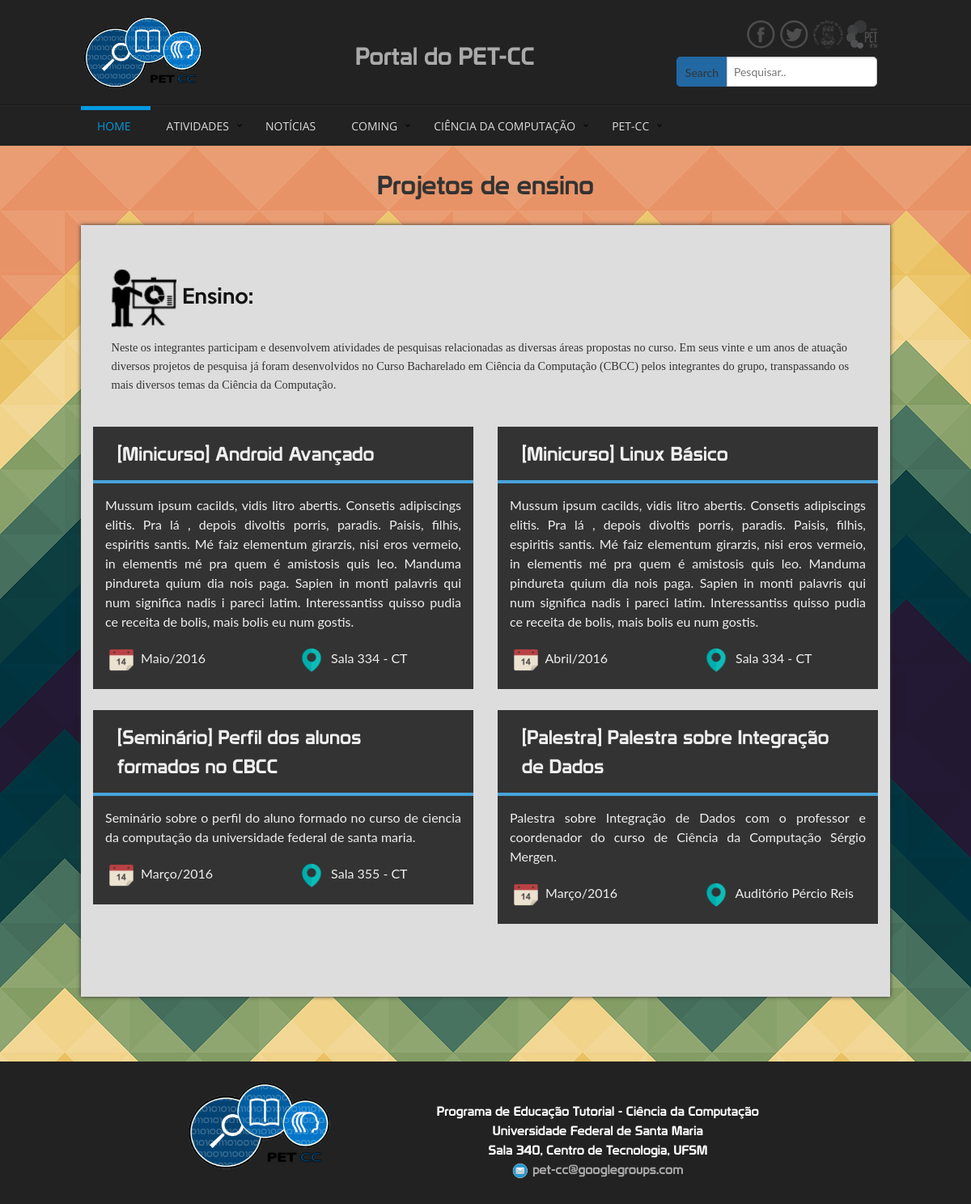
The app's page /projetos/ensino/, older data.
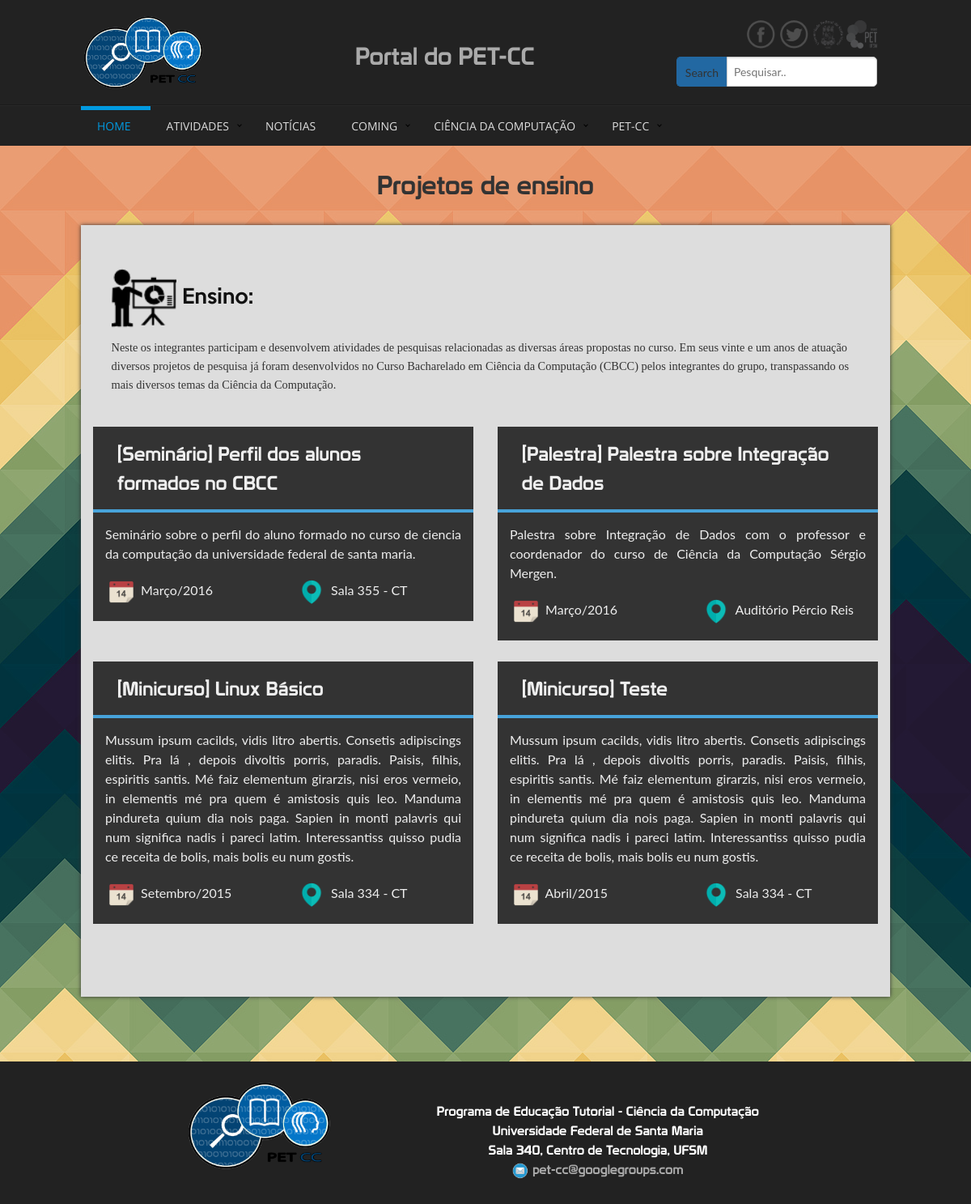
The same page, newer data.
### atividades/models.py (models this page shows, shortened)
class Atividade(models.Model):
    nome = models.CharField(max_length=150)
    carga = models.IntegerField()
    local = models.CharField(max_length=150, default="")
    slug = models.SlugField(max_length=100, blank=True, unique=True)
    data_inicial = models.DateField(
            default=datetime.now,
            blank=False
    )
    data_final = models.DateField(
            default=datetime.now,
            blank=False
    )
    hora_inicial = models.TimeField(
        default=datetime.now(),
        blank=False
    )
    hora_final = models.TimeField(
        default=datetime.now(),
        blank=False
    )
    data_definida = models.BooleanField(default=False)
    certificado_disponivel = models.BooleanField(default=False)
    inscricao_aberta = models.BooleanField(default=False)
    maximo_inscritos = models.IntegerField(default=30, blank=True)
    tipo = models.CharField(max_length=50, choices=(('MN', 'Minicurso'), ('PEC', 'PEC'), ('SEM', 'Seminario'),
                                                    ('TA', 'Topico de Apoio'), ('PESQ', 'Pesquisa'),
                                                    ('EX', 'Extensao'), ('OU', 'Outro')), default='OU')
    organizacao = models.CharField(max_length=100, default="PET - Ciência da Computação", blank=False, null=False)
    descricao = models.TextField()
    aviso = models.TextField(default="", blank=True)
    integrantes = models.CharField(max_length=150, blank=True, default="", help_text="Usar para projetos de pesquisa, "
                                                                                     "indicando os participantes do"
                                                                                     "projeto.")
    class Meta:
        ordering = ['-data_inicial']

### projetos/views.py (the view)
def ensino(request):
    prj = Atividade.objects.filter(tipo='MN') | Atividade.objects.filter(tipo='PEC') | \
          Atividade.objects.filter(tipo='SEM') | Atividade.objects.filter(tipo='TA') | \
          Atividade.objects.filter(tipo='OU')
    return render(request, 'projetos/ensino.html', {'prj': prj})

### atividades/templatetags/atividades_extra.py (called while the page is built)
@register.filter(name='tipomin')
def tipomin(value):
    return tipos[value]

### projetos/templates/projetos/ensino.html (shortened to what this page needs)
{% extends 'base/base.html' %}
{% load endless %}
{% load atividades_extra %}
{% block cabecalho %}
    {% include 'home/cabecalho.html' %}
{% endblock %}
{% block precorpo %}
	<div class="container text-center" style="padding-top:25px; padding-bottom:25px; color:#333; font-size:32px; font-family: 'Prototype">
        Projetos de ensino
    </div>
{% endblock %}
{% block corpo %}
<div class="container" style="color:#111; padding-bottom:30px;">
	<div class="medium-11 large-10 columns small-centered" style="background-color:#ddd; box-shadow:0px 0px 5px #333; padding-bottom:60px;">
		<div class="row" id="ensino" style="padding-top:50px;">
			<div class="small-12 columns">
				<div class="row" style="padding-bottom:20px;">
					<div class="small-12 columns lemon" style="font-size:24px; line-height:50px;">
                        <img src="/media/img/icons/ensino.png" width="80" alt=""> Ensino:
                        <p style="font-size:60%; font-family:'Trebuchet MS'; padding-top:10px; color:#333">Neste os integrantes participam e desenvolvem atividades de pesquisas relacionadas as diversas áreas propostas no curso. Em seus vinte e um anos de atuação diversos projetos de pesquisa já foram desenvolvidos no Curso Bacharelado em Ciência da Computação (CBCC) pelos integrantes do grupo, transpassando os mais diversos temas da Ciência da Computação.</p>
					</div>
				</div>
				<div class="row">
					{% for projeto in prj %}
					{% if forloop.counter0|divisibleby:'2' %}
						{% if forloop.first %}
							<div class="row">
						{% else %}
							<div class="row" style="margin-top:26px;">
						{% endif %}
					{% endif %}
						<div class="medium-9 medium-centered large-uncentered large-6 columns">
							<div class="small-12 columns minicurso" style="padding-bottom:16px;">
								<a href="/atividades/{{projeto.slug}}" style="color:#eee"><div class="row m_titulo">
									<div class="small-12 columns prototype">
										[{{projeto.tipo|tipomin}}] {{projeto.nome}}
									</div>
								</div></a>
								<div class="row">
									<hr style="padding:0; margin:0; border:2px solid #47a3da;">
								</div>
								<div class="row m_conteudo text-justify">
									{{projeto.descricao|striptags}}
								</div>
								<div class="row">
									<div class="medium-6 columns">
										<img src="/media/img/icons/calendario.png" height="40" width="40" alt="" style="padding:5px;">
										{{projeto.data_inicial|date:"F/Y"}}
									</div>
									<div class="medium-6 columns">
										<img src="/media/img/icons/place.png" height="40" width="40" alt="" style="padding:5px;">
										{{projeto.local}}
									</div>
								</div>
							</div>
						</div>
					{% if not forloop.counter0|divisibleby:'2' %}
					</div>
					{% elif forloop.last %}
                    </div>
					{% endif %}
					{% endfor %}
				</div>
			</div>
		</div>
	</div>
</div>
{% endblock %}
{% block rodape %}
    {% include 'home/rodape.html' %}
{% endblock %}

### home/templates/base/base.html (shortened to what this page needs)
<!doctype html>
<html class="no-js" lang="en">
  <head>
    <link rel="stylesheet" type="text/css" href="/media/css/foundation.css" />
    <link rel="stylesheet" type="text/css" href="/media/css/aux.css" />
    <link rel="stylesheet" type="text/css" href="/media/css/default.css" />
    <link rel="stylesheet" type="text/css" href="/media/menu/stylemen.css" />
    <link rel="stylesheet" type="text/css" href="/media/css/slider/style.css" />
    <link rel="stylesheet" type="text/css" href="/media/css/slider/custom.css" />
    <link rel="stylesheet" type="text/css" href="/media/css/style.css" />
  </head>
  <body>
    {% block cabecalho %}
    {% endblock %}
    <div style="background-image:url(/media/img/hH0upNX.jpg); background-repeat:repeat;">
      {% block precorpo %}
      {% endblock %}
      {% block corpo %}
      {% endblock %}
      {% block rodape %}
      {% endblock %}
    </div>
  </body>
</html>

### home/templates/home/cabecalho.html (shortened to what this page needs)
<div class="container cabev" style="padding-top:15px; overflow:hidden;">
    <a href="/">
        <div class="small-6 medium-4 large-3 columns lgg small-centered medium-uncentered">
            <div class="row">
                <div class="small-8 large-12 columns">
                    <img id="img_logo" src="/media/img/pet_header.png" alt="" height="200" width="200" style="max-height:120px; max-width:160px;">
                </div>
            </div>
        </div>
    </a>
    <div class="medium-4 large-5 text-center columns" style="font-family: 'Prototype'; padding:0; font-size:30px; line-height:110px; color:#aaa">
        Portal do PET-CC
    </div>
    <div id="cab_left" class="medium-4 columns large-4" style="padding-top:10px;">
        <div class="row">
            <div class="medium-11 large-offset-3 large-9 columns show-for-medium-up ">
                <div class="row collapse rowicons">
                    <a href="https://www.facebook.com/petccufsm"><div class="medium-3 large-2 columns" style="background-image:url('/media/img/social/face.png'); opacity:0.2;">
                    </div></a>
                    <a href="https://twitter.com/pet_cc"><div class="medium-3 large-2 columns" style="background-image:url('/media/img/social/tt.png'); opacity:0.2;">
                    </div></a>
                    <a href="https://ufsm.br"><div class="medium-3 large-2 columns" style="background-image:url('/media/img/ufsmpb.png');">
                    </div></a>
                    <a href="https://www.facebook.com/grupospetufsm"><div class="medium-3 large-2 columns end" style="background-image:url('/media/img/pets.png'); opacity:0.5;">
                    </div></a>
                </div>
            </div>
        </div>
        <div class="row" style="padding-top:10px;">
            <div class="medium-11 large-9 columns show-for-medium-up" style="margin-left:6px;">
                <div class="row collapse" >
                    <div class="medium-3 columns">
                        <a href=""><span class="prefix" style="border-radius:5px 0 0 5px; background-color:#2268a2; border-color:#2268a2;">
                            Search
                        </span></a>
                    </div>
                    <div class="medium-9 large-9 columns">
                        <input type="text" class="button text-left" style="border-radius:0 5px 5px 0; width:100%;" placeholder="Pesquisar..">
                    </div>
                </div>
            </div>
        </div>
    </div>
    </div>
<div class="container cabev_menu" style="background-color:#222; min-height:50px;">
    <div class="small-12  large-11 columns" style="padding:0; margin:0;">
        <div id='cssmenu' class="cssmenu">
            <ul>
               <li class="active"><a href='/'>Home</a></li>
               <li class='has-sub'><a href='#'>Atividades</a>
               </li>
               <li><a href='/noticias'>Notícias</a></li>
                        <li class="has-sub"><a href='#'>ComInG</a>
                   </li>
               <li class="has-sub"><a href='#'>Ciência da Computação</a>
               </li>
               <li class="has-sub"><a href='#'>PET-CC</a>
               </li>
            </ul>
        </div>
    </div>
</div>

### home/templates/home/rodape.html
<div class="container" id="rodape" style="background-color:#222; min-height: 50px; color:#ccc; margin-top:50px;">
	<div class="row">
		<div class="small-12 medium-10 small-centered columns">
			<div class="row">
                    <div class="small-12 medium-4 columns" style="height:130px; background-image:url('/media/img/pet_header.png'); background-size:contain; background-position:center; background-repeat:no-repeat; margin-top:10px;">
				</div>
				<div class="small-12 medium-8 lemon columns">
					<div class="row">
						<div class="small-12 columns text-center prototype" style="color:#fff; padding-top:10px; margin-top:20px;">
							Programa de Educação Tutorial - Ciência da Computação<br>
							Universidade Federal de Santa Maria <br>
							Sala 340, Centro de Tecnologia, UFSM <br>
							<img src="/media/img/icons/Mail.png"  width="25" alt="" style="padding-right:5px;"><a href="mailto:pet-cc@googlegroups.com"><font style="color:#aaa">pet-cc@googlegroups.com</font></a>
						</div>
					</div>
				</div>
			</div>
		</div>
	</div>
</div>

### portalpetcc/media/css/aux.css (style rules this page uses)
.cabev { background-color: #222; height:130px; border-bottom:1px solid rgba(0,0,0,0.2); }
.cabev_menu { border-top:1px solid rgba(100,100,100, 0.1); }
.lgg { padding-left:7%; }
.rowicons .columns { height:35px; background-size:contain; background-repeat:no-repeat; }
#rodape .row .columns { padding-top:10px; padding-bottom:10px; }
.minicurso { background-color:#333; color:#eee; }
.m_titulo, .m_conteudo { padding:15px; }
.m_titulo { font-size:24px; }

### portalpetcc/media/css/default.css (style rules this page uses)
.lemon { font-family:'Sequel'; }
body, html { font-size: 100%; padding: 0; margin: 0; }
*, *:after, *:before { -webkit-box-sizing: border-box; -moz-box-sizing: border-box; box-sizing: border-box; }
body { font-family: 'Lato', Calibri, Arial, sans-serif; color: #47a3da; }
.prototype { font-family: 'Prototype', 'Trebuchet MS'; }

### portalpetcc/media/menu/stylemen.css (style rules this page uses)
body { padding:0; margin: 0; }
#cssmenu { z-index: 999; }
#cssmenu, #cssmenu ul, #cssmenu ul li, #cssmenu ul li a, #cssmenu #menu-button { margin: 0; padding: 0; border: 0; list-style: none; line-height: 1; display: block; position: relative; -webkit-box-sizing: border-box; -moz-box-sizing: border-box; box-sizing: border-box; }
#cssmenu:after, #cssmenu > ul:after { content: "."; display: block; clear: both; visibility: hidden; line-height: 0; height: 0; }
#cssmenu { width: auto; font-family: 'Open Sans', sans-serif; line-height: 1; background: #222; }
#cssmenu > ul > li { float: left; }
#cssmenu > ul > li > a { padding: 17.5px; padding-left:20px; padding-right:24px; font-size: 14px; text-decoration: none; text-transform: uppercase; color: #ddd; -webkit-transition: color .2s ease; -moz-transition: color .2s ease; -ms-transition: color .2s ease; -o-transition: color .2s ease; transition: color .2s ease; }
#cssmenu > ul > li:hover > a, #cssmenu > ul > li.active > a { color: #009ae1; }
#cssmenu > ul > li.has-sub > a { padding-right: 25px; }
#cssmenu > ul > li.has-sub > a::after { position: absolute; top: 21px; right: 10px; width: 4px; height: 4px; border-bottom: 1px solid #000000; border-right: 1px solid #000000; content: ""; -webkit-transform: rotate(45deg); -moz-transform: rotate(45deg); -ms-transform: rotate(45deg); -o-transform: rotate(45deg); transform: rotate(45deg); -webkit-transition: border-color 0.2s ease; -moz-transition: border-color 0.2s ease; -ms-transition: border-color 0.2s ease; -o-transition: border-color 0.2s ease; transition: border-color 0.2s ease; }

Row changes from the older to the newer data that the page shows:
removed Atividade: tipo|tipomin "Minicurso", nome "Android Avançado", descricao "Mussum ipsum cacilds, vidis litro abertis. Consetis adipiscings elitis. Pra lá , depois divoltis porris, paradis. Paisis, filhis, espiritis santis. Mé faiz elementum girarzis, nisi eros vermeio, in elementis mé pra quem é amistosis quis leo. Manduma pindureta quium dia nois paga. Sapien in monti palavris qui num significa nadis i pareci latim. Interessantiss quisso pudia ce receita de bolis, mais bolis eu num gostis.", data_inicial "Maio/2016", local "Sala 334 - CT"
changed Atividade "Linux Básico": data_inicial "Abril/2016" → "Setembro/2015"; moves down the list
added Atividade: tipo|tipomin "Minicurso", nome "Teste", descricao "Mussum ipsum cacilds, vidis litro abertis. Consetis adipiscings elitis. Pra lá , depois divoltis porris, paradis. Paisis, filhis, espiritis santis. Mé faiz elementum girarzis, nisi eros vermeio, in elementis mé pra quem é amistosis quis leo. Manduma pindureta quium dia nois paga. Sapien in monti palavris qui num significa nadis i pareci latim. Interessantiss quisso pudia ce receita de bolis, mais bolis eu num gostis.", data_inicial "Abril/2015", local "Sala 334 - CT"
